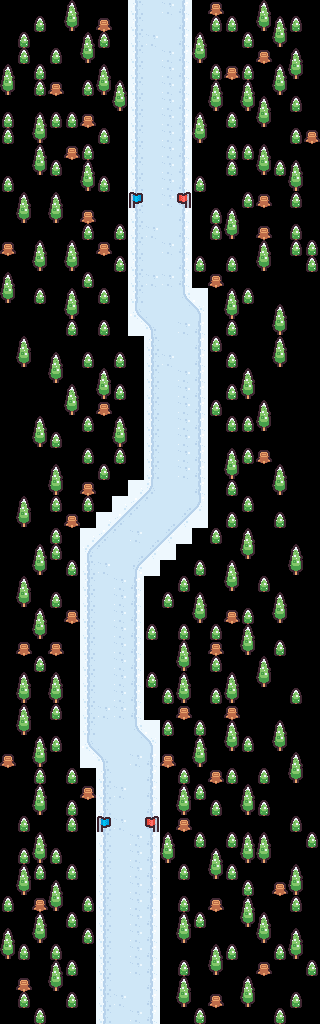

Below is a game level as drawn by its tile map, then a one-line description and the .tmx that defines it (tile-layer data replaced by summaries):
An orthogonal 20x64 tile map with 16x16 px tiles, 2 tile layers (Path, Decoration), 2 tilesets and 16 objects (7x Trail, 4x Snowman, 2x ItemBox, Player, End, ...).

<map version="1.10" tiledversion="1.10.2" orientation="orthogonal" renderorder="right-down" width="20" height="64" tilewidth="16" tileheight="16" infinite="0" nextlayerid="5" nextobjectid="20">
 <properties>
  <property name="Star1" type="int" value="3" />
  <property name="Star2" type="int" value="2" />
  <property name="Star3" type="int" value="0" />
 </properties>
 <tileset firstgid="1" name="tilemap_packed" tilewidth="16" tileheight="16" tilecount="132" columns="12" objectalignment="center">
  <image source="../images/tilemap_packed.png" width="192" height="176" />
 </tileset>
 <tileset firstgid="133" source="Gift.tsx" />
 <layer id="1" name="Path" width="20" height="64">
  <data>[1280 cells, 274 non-empty, 22 distinct tile ids]</data>
 </layer>
 <layer id="2" name="Decoration" width="20" height="64">
  <data>[1280 cells, 347 non-empty, 6 distinct tile ids]</data>
 </layer>
 <objectgroup id="3" name="SpawnPoint">
  <object id="1" name="Player Start" type="Player" x="160" y="160">
   <point />
  </object>
  <object id="2" type="Snowman" gid="70" x="190" y="352" width="16" height="16" />
  <object id="3" type="Snowman" gid="70" x="156" y="500" width="16" height="16" />
  <object id="4" type="Snowman" gid="70" x="124" y="600" width="16" height="16" />
  <object id="5" type="Snowman" gid="70" x="140" y="766" width="16" height="16" />
  <object id="18" name="ItemBox" type="ItemBox" gid="133" x="160" y="304" width="16" height="16" />
  <object id="19" name="ItemBox" type="ItemBox" gid="133" x="96" y="640" width="16" height="16" />
 </objectgroup>
 <objectgroup id="4" name="Trigger" visible="0">
  <object id="9" type="Trail" x="184" y="192">
   <polygon points="0,0 -48,0 -48,104 0,104" />
  </object>
  <object id="10" type="Trail" x="184" y="296">
   <polygon points="0,0 -48,0 -48,16 -32,32 16,32 16,16" />
  </object>
  <object id="11" type="Trail" x="200" y="328">
   <polygon points="0,0 -48,0 -48,160 0,160" />
  </object>
  <object id="12" type="Trail" x="200" y="488">
   <polygon points="0,0 -48,0 -112,64 -112,80 -64,80 0,16" />
  </object>
  <object id="13" type="Trail" x="136" y="568">
   <polygon points="0,0 -48,0 -48,160 0,160" />
  </object>
  <object id="14" type="Trail" x="136" y="728">
   <polygon points="0,0 -48,0 -48,16 -32,32 16,32 16,16" />
  </object>
  <object id="15" type="Trail" x="152" y="760">
   <polygon points="0,0 -48,0 -48,72 0,72" />
  </object>
  <object id="16" name="Trail End" type="End" x="100" y="816" width="56" height="16" />
  <object id="17" name="Trail Start" type="Start" x="132" y="192" width="56" height="16" />
 </objectgroup>
</map>
